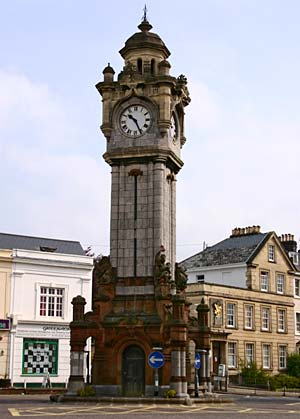
%> input picture clocktower.jpg, 300 x 419 px
$ octave ConvertImage.m   (GNU Octave 9; MATLAB toolbox functions it lacks are replaced by stand-ins)
%> lines starting %> are read from the running program, lines starting %| are printed output that depends on the picture
### SelectKRandomPoints.m
function [points] = SelectKRandomPoints(image_array,k)
% This function takes a 3D image array and randomly selects a given number
% (k) of 'pixels' within that 3D array.
% Inputs: image_array = 3D array representing the image
%       : k = number of randomly selected points required
% Output: points = array containing the location coordinates of the randomly
%         selected points
% Author: Andrew Donovan

% Finding dimensions of the image array.
[rows, cols, ~] = size(image_array);

% Randomly selecting k numbers between 1 and the number of possible
% locations and storing them in variable 'locations'.
locations = randperm((rows*cols), k);

% Preallocating variable to hold output points
points = zeros(k, 2);

% Using ind2sub function to find the row-column indices of these
% random locations and storing these coordinates in the output variable.
[points(:,1), points(:,2)] = ind2sub([rows, cols], locations);
end

### GetRGBValuesForPoints.m
function [RGBValues] = GetRGBValuesForPoints(image_array, points)
% This function takes a 3D image array and a 2D array specifying points within
% the 3D array, and then outputs the RGB values at the given points.
% Inputs: image_array = 3D array representing the RGB values of an image
%       : points = 2D array representing points or 'pixels' in the 3D array
% Output: RGBValues = 3D array with 1 column and 3 layers holding
%                     the RBG values at the given points
% Author: Andrew Donovan

% Finding dimensions of points array
[rows, ~] = size(points);

% Presetting RGBValues array
RGBValues = zeros(rows, 1, 3);

% Using for loop to go through each coordinate in points array and storing
% the values from layers 1 to 3 in layers 1 to 3 of RGBValues array.
for i = 1:rows
    RGBValues(i, 1, :) = image_array((points(i, 1)), (points(i, 2)), :);
end
end

### KMeansRGB.m
function [cluster_assignments,mean_values] = KMeansRGB(image_array,seed_means,MaxI)
% This function uses the k-means algorithm to partition points in an image
% into clusters. It does this through calling the AssignToClusters and
% UpdateMeans functions until the mean colour values for each cluster stop
% changing (when the algorithm has converged) or when the maximum number of
% specified iterations is reached.
% Inputs: image_array = 3D array representing the RGB values of the image.
%       : seed_means =  3D array containing the mean values used to begin
%                       the algorithm.
%       : MaxI = maximum number of interations the function will run before
%                stopping without convergence.
% Outputs: cluster_assignments = 2D array containing information on which
%                                cluster each pixel in the image is assigned to.
%        : mean_values = 3D array containing the mean values of each cluster after
%                        either convergence or the maximum number of iterations
%                        has been reached.
% Author: Andrew Donovan

% Retrieving number of clusters (k)
[k, ~, ~] = size(seed_means);

% Setting initial number of iterations (I) and initial mean values
I = 0;
mean_values_temp = seed_means;
mean_values = [];

% Using while loop to repeat the cluster assignment and update means steps
% until either convergence (mean_values = mean_values_temp) or the max
% iterations is reached
while (isequal(mean_values, mean_values_temp) == 0) && (I<MaxI)
    % Updating the mean_values after iteration
    mean_values = mean_values_temp;
    % Calling AssignToClusters function to update the cluster assignments of each
    % pixel in the image
    cluster_assignments = AssignToClusters(image_array, mean_values_temp);
    % Calling the UpdateMeans function to update the RGB means for each
    % cluster
    mean_values_temp = UpdateMeans(image_array, k, cluster_assignments);
    I = I + 1;
end

% Testing whether convergence was reached and displaying a warning message
% if it was not
if (isequal(mean_values, mean_values_temp) == 0)
    disp('Maximum number of iterations reached before convergence was achieved');
end

% Updating the mean_values after convergence or maximum number of
% iterations is reached
mean_values = mean_values_temp;
end

### AssignToClusters.m
function [cluster_assignments] = AssignToClusters(image_array,RGBValues)
% This function takes a 3D array representing an RGB image, and a 2D array
% containing the RGB values of a number of points within that image. It then
% assigns every point or 'pixel' in the 3D image array to the closest one of the
% points in the RGBValues array.
% Inputs: image_array = 3D array representing the RGB values of an image.
%       : RGBValues = 3D array containing the RBG values at given points
%                     within the image.
% Output: cluster_assignments = 2D array containing information on which
%                               point each 'pixel' in the image array is
%                               assigned to.
% Author: Andrew Donovan

% Getting needed dimensions of the image array and RGBValues array
[rows, cols, ~] = size(image_array);
[rowsRGB, ~, ~] = size(RGBValues);

% Presetting array which will contain the distance information between
% each pixel and the RGBValues
all_distances = zeros(rows, cols, rowsRGB);

% Using for loop to address each point in the RGBValues array one at a time
for i = 1:rowsRGB
    % Retrieving each the points RGB values and storing them in variable, Q
    Q = RGBValues(i, 1, :);
    % Applying the squared distance formula to the entire image with the
    % given point. Storing these distances in an array, all_distances. Each
    % layer in this array will represent the distances to the corresponding
    % point
    all_distances(:, :, i) = (image_array(:, :, 1) - Q(1)).^2 + (image_array(:, :, 2) - Q(2)).^2 + (image_array(:, :, 3) - Q(3)).^2;
end

% For each pixel in the image, finding the smallest distance and storing the
% number of the corresponding point in the cluster_assignments array
[~, cluster_assignments] = min(all_distances, [], 3);

end

### UpdateMeans.m
function [mean_values] = UpdateMeans(image_array,k, cluster_assignments)
% This function takes a 3D array representing an RBG image, a set number of
% clusters, and the assignment of pixels within the RGB to these clusters
% within a 2D array. It then calculates the mean red, green and blue values
% for each cluster.
% Inputs: image_array = 3D array representing the RGB values of an image.
%       : k = number of clusters in the image.
%       : cluster_assignments = 2D array containing each pixel's cluster
%                               assignment.
% Output: mean_values = 3D array with k rows, 1 column and 3 layers containing
%                       the mean red, green and blue values for each cluster.
% Author: Andrew Donovan

% Presetting array which will contain mean values for each colour, for each
% cluster
mean_values = zeros(k, 1, 3);

% Getting dimensions of image array
[r, c, ~] = size(image_array);

% Using for loop to address each cluster at a time.
for cluster = 1:k
    % Finding each pixel assigned to the given cluster and storing
    % the coordinates of these pixels in two variables (rows and cols)
    [rows, cols] = find(cluster_assignments==cluster);
    % Finding the indices of these coordinates in the first layer (red) of the
    % image array. With these we can find the equivalent indices of the 2nd
    % (green) and 3rd (blue) layers by adding the number of values in a whole
    % layer (number of rows x number of columns)
    red_indices = sub2ind(size(image_array), rows, cols);
    green_indices = red_indices + (r*c);
    blue_indices = green_indices + (r*c);
    % Finding the values at the found indices (coordinates) and storing
    % them in a different variable for each colour
    colour_values_red = image_array(red_indices);
    colour_values_green = image_array(green_indices);
    colour_values_blue = image_array(blue_indices);
    % Finding the mean for each colour of this cluster and storing this
    % mean in the appropriate position of the mean_values output array.
    mean_values(cluster, 1, 1) = mean(colour_values_red);
    mean_values(cluster, 1, 2) = mean(colour_values_green);
    mean_values(cluster, 1, 3) = mean(colour_values_blue);
end
end

### CreateKColourImage.m
function [KColourImage] = CreateKColourImage(cluster_assignments,mean_values)
% This function takes a 2D array specifying the assignment of pixels in an image
% to given clusters and the RGB colour values for each of these clusters.
% The function then takes these two inputs and produces a 3D array
% representing an image where each pixel is coloured according the the
% information contained in the two inputs.
% Inputs: cluster_assignments = 2D array specifying which cluster each
%                               pixel is assigned to.
%       : mean_values = 3D array specifying the RGB colour values for each
%                       cluster.
% Output: KColourImage = 3D array of unsigned 8 bit integers representing
%                        an RGB image.
% Author: Andrew Donovan

% Rounding mean_values array
mean_values = round(mean_values);

% Getting dimensions of cluster_assignments array
[rows, cols] = size(cluster_assignments);

% Presetting KColourImageArray
KColourImage = zeros(rows, cols, 3, 'uint8');

% Using for loop to address each cluster at a time, then going through each
% 'pixel' in the cluster_assignments array. If the pixel is assigned to
% the given cluster then the corresponding pixel in the KColourImage array is
% set to the RGB value of that cluster
for cluster = 1:length(mean_values)
    for row = 1:rows
        for col = 1:cols
            if cluster_assignments(row, col) == cluster
                KColourImage(row, col, :) = mean_values(cluster, 1, :);
            end
        end
    end
end

end

### ConvertImage.m
% This script converts an image containing many colours
% into one containing just k colours (where k is a small number)
% It does this using by using the k-means algorithm, a general purpose
% data science algorithm which can be used to sort data into k clusters.
% Before this script can be used the following functions must be
% implemented: SelectKRandomPoints, GetRGBValuesForPoints, KMeansRGB and
% CreateKColourImage

% Author: Peter Bier

% Read in an image to convert
% If enter is hit the image to read will default to clocktower.jpg
imageName = input('Please enter the name of the image you which to convert:','s');
%> the answer given: clocktower.jpg
if length(imageName) == 0
    imageName = 'clocktower.jpg';
end
A = imread(imageName);
%> A is the input picture: size 419x300x3 uint8; mean R, G, B 163, 158.6, 160.6

% get the number of colours and maximum number of iterations from the user
k = input('How many colours do you want to use? (enter a small number):');
%> the answer given: 3
maxIterations = input('What is the maximum number of iterations you want to permit? (e.g. 200):');
%> the answer given: 2

% display the original image in figure 1
figure(1)
imshow(A)
title(['Original image: ' imageName]);

% convert image data to double format so we can do calculations with it
A=double(A);
%> A: size 419x300x3 double

% visualise 3D colour space data
figure(2)
plot3(A(:,:,1),A(:,:,2),A(:,:,3),'+b')
title(['Colour space data for ' imageName])
xlabel('red'); ylabel('green'); zlabel('blue');
axis tight
grid on
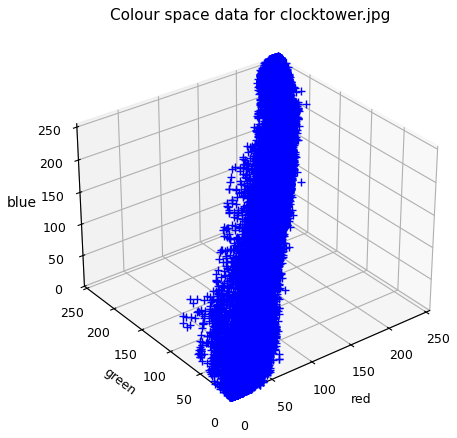
%> figure redrawn from the program's plot data

% select k points at random from the image
[points] = SelectKRandomPoints(A,k);
%> points = [137 254; 163 228; 74 127]

% use selected points to get the colour values for our seed means
seedMeans = GetRGBValuesForPoints(A,points);

% use the k means algorithm to segment all pixels in the image
% into one of k clusters and calculate the corresponding means
[clusters, means] = KMeansRGB(A,seedMeans,maxIterations);
%> the loop in KMeansRGB, `while (isequal(mean_values, mean_values_temp) == 0) && (I<MaxI)` made 2 passes
%> (rows in AssignToClusters, cols in AssignToClusters, rowsRGB in AssignToClusters, r in UpdateMeans, c in UpdateMeans, I) on passes 1 to 2: (419, 300, 3, 419, 300, 1), (419, 300, 3, 419, 300, 2)
%> pass 1, in AssignToClusters, `[~, cluster_assignments] = min(all_distances, [], 3);`:
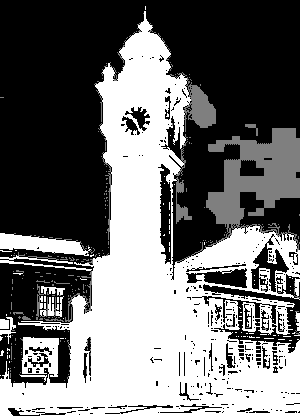
%> cluster_assignments: size 419x300 double; min 1, max 3, mean 1.88; drawn with min black and max white
%> pass 2, in AssignToClusters (call 2), `[~, cluster_assignments] = min(all_distances, [], 3);`:
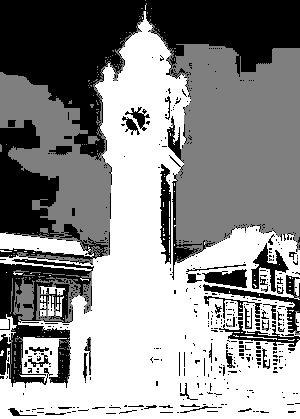
%> cluster_assignments: size 419x300 double; min 1, max 3, mean 2.11; drawn with min black and max white

% convert the cluster data into an image by using the corresponding colour
% for each cluster (i.e. the mean colour for that cluster)
% the output will be an unsigned 8 bit integer array
B = CreateKColourImage(clusters,means);
%> after the loop in CreateKColourImage, `for cluster = 1:length(mean_values)`:
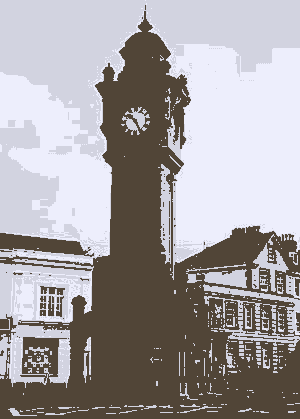
%> KColourImage: size 419x300x3 uint8; mean R, G, B 163.2, 158.8, 160.7

% display the resulting k colour image and write it to a file
figure(3)
imshow(B);
title([num2str(k) ' colour version of ' imageName ])
imwrite(B,[num2str(k) 'colour' imageName]);
